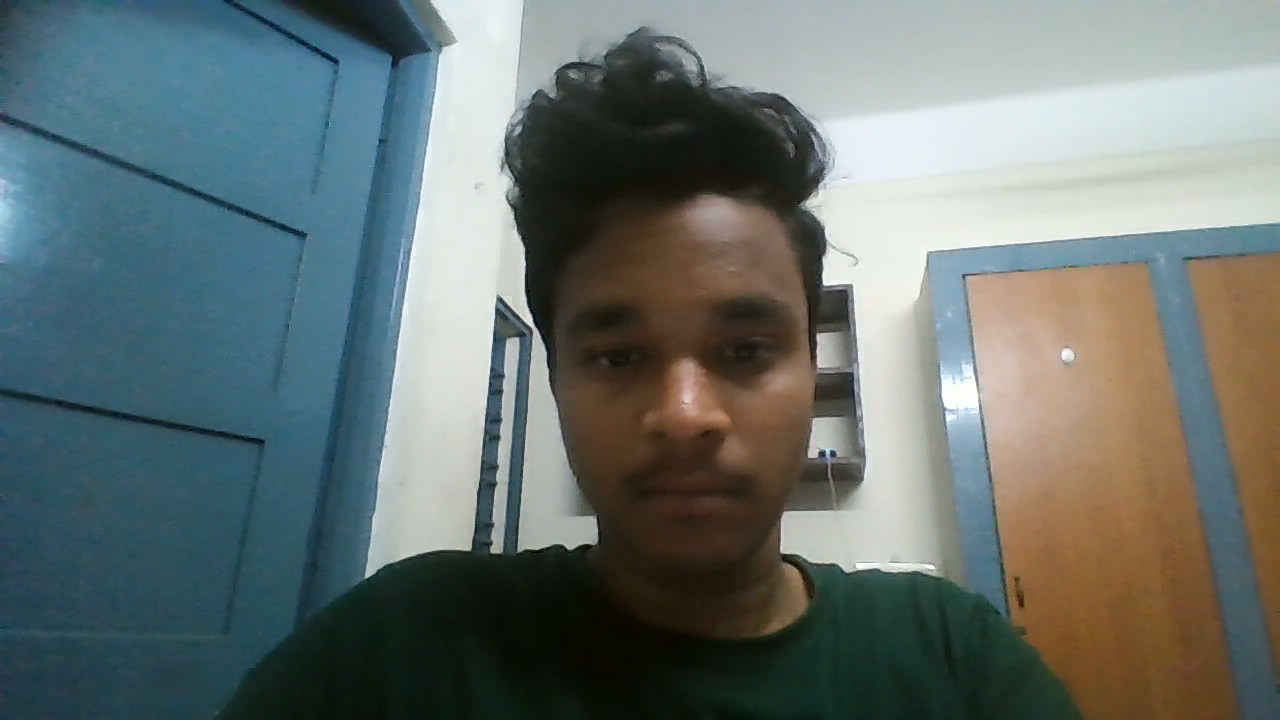
#> input picture A/WIN_20240708_19_12_47_Pro.jpg, 1280 x 720 px, found by its file name; its folder holds 4 pictures in this run
$ python faces_train.py
#> lines starting #> are read from the running program, lines starting #| are printed output that depends on the picture
import os
import cv2 as cv
import numpy as np

people = ['A']
DIR = "A"
haar_cascade_path = "haarcascades.xml"


if not os.path.exists(haar_cascade_path):
    raise FileNotFoundError(f"Haar cascade file not found: {haar_cascade_path}")

haar_cascade = cv.CascadeClassifier(haar_cascade_path)

features = []
labels = []

def create_train():
    if not os.path.isdir(DIR):
        raise NotADirectoryError(f"Directory does not exist: {DIR}")

    for person in people:
        path = os.path.join(DIR, person)
        if not os.path.isdir(path):
            print(f"Person directory does not exist: {path}")
            continue

        label = people.index(person)

        for img in os.listdir(path):
            img_path = os.path.join(path, img)

            img_array = cv.imread(img_path)
#> img_array is the input picture: shape (720, 1280, 3); mean B, G, R 112.5, 114.7, 103.8
            if img_array is None:
                print(f"Could not read image: {img_path}")
                continue

            gray = cv.cvtColor(img_array, cv.COLOR_BGR2GRAY)
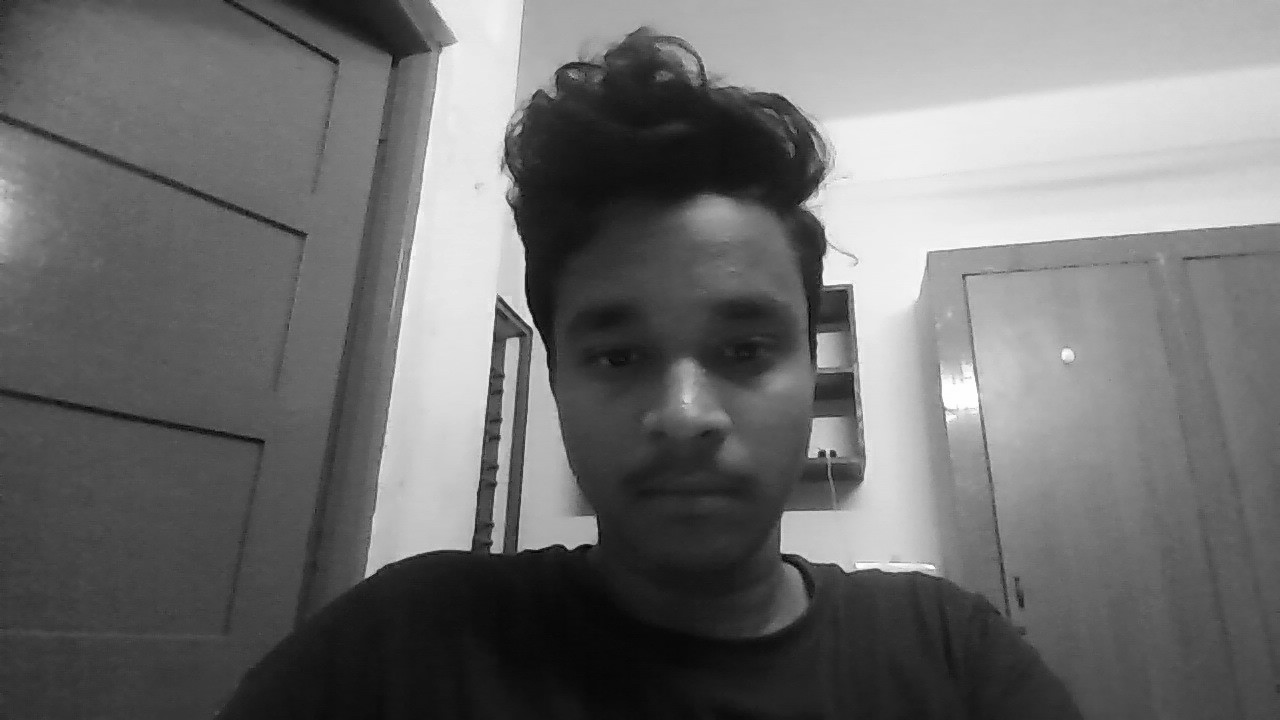
#> gray: shape (720, 1280); min 1, max 255, mean 111.2
            faces_rect = haar_cascade.detectMultiScale(gray, scaleFactor=1.1, minNeighbors=4)
#> faces_rect = [[505, 215, 350, 350]]

            for (x, y, w, h) in faces_rect:
                faces_roi = gray[y:y+h, x:x+w]
                features.append(faces_roi)
                labels.append(label)
#> this loop made 1 pass
#> pass 1, in create_train, `faces_roi = gray[y:y+h, x:x+w]`:
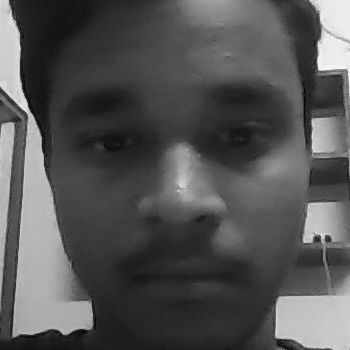
#> faces_roi: shape (350, 350); min 1, max 254, mean 84.5
#> after the loop, features = 1 item; labels = [0]

create_train()
print('Training done ---------------')

features = np.array(features, dtype='object')
labels = np.array(labels)

face_recognizer = cv.face.LBPHFaceRecognizer_create()

# Train the Recognizer on the features list and the labels list
face_recognizer.train(features, labels)

face_recognizer.save('face_trained.yml')
np.save('features.npy', features)
np.save('labels.npy', labels)
